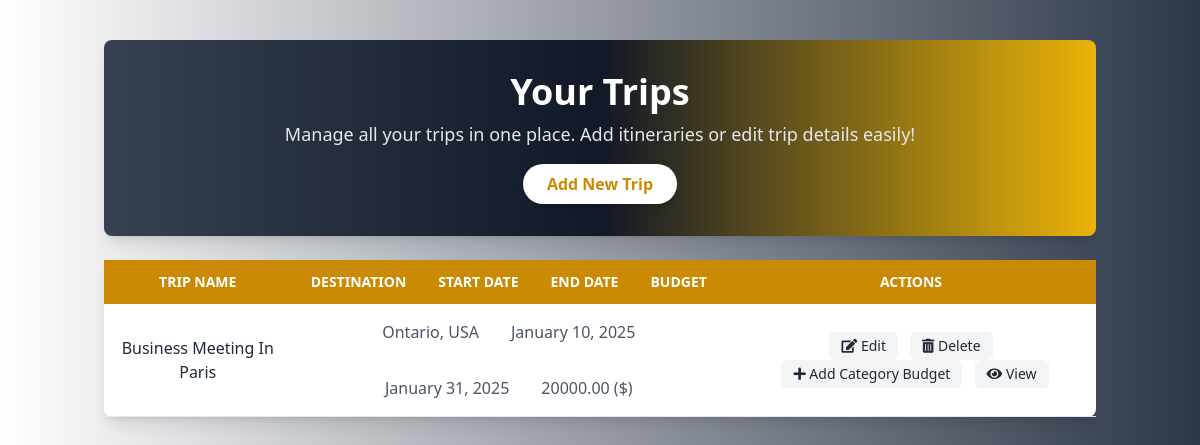
Page /travel/trip_list/ (signed in) on the earlier database version.
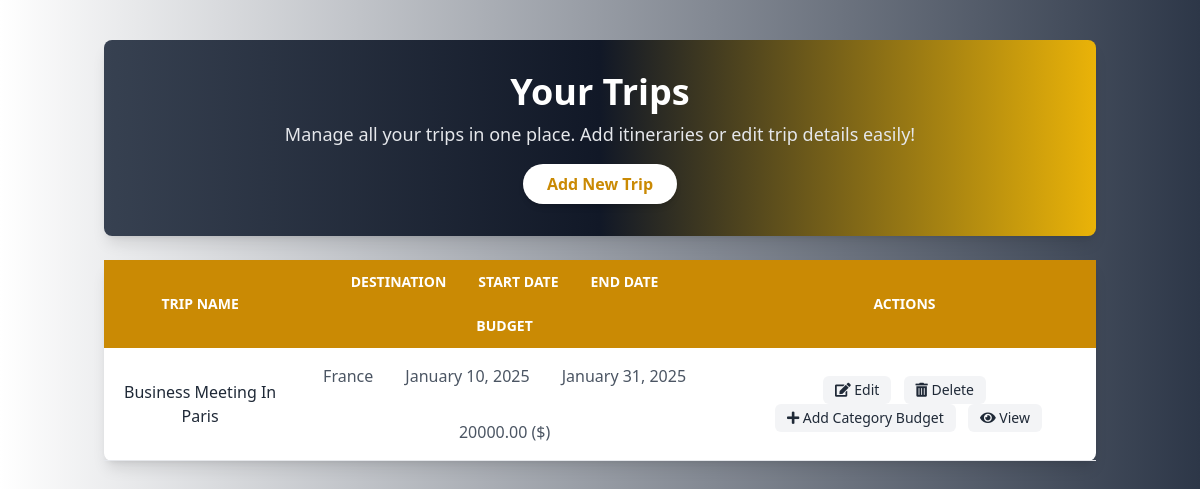
Same page on the later database version.
### travel/models.py (models this page shows, shortened)
class Trip(models.Model):
    user = models.ForeignKey(Account, on_delete=models.CASCADE)
    trip_name = models.CharField(max_length=100)
    destination_name = models.CharField(max_length=100)  # Allows free-text destination input
    start_date = models.DateField()
    end_date = models.DateField()
    budget = models.DecimalField(max_digits=10, decimal_places=2)

### travel/views.py (the view)
# urls.py: path('trip_list/', views.trip_list, name='trip_list'),
def trip_list(request):
    trips = Trip.objects.filter(user=request.user).prefetch_related('category_budgets')
    try:
        user_profile = User_Profile.objects.get(user=request.user)
        preferred_currency = user_profile.preferred_currency
        preferred_currency_symbol = CURRENCY_SYMBOLS.get(preferred_currency, preferred_currency)
    except User_Profile.DoesNotExist:
        preferred_currency = None
        preferred_currency_symbol = None  # Fallback if no profile exists
    return render(request, 'travel/trip_list.html', {
        'trips': trips,
        'preferred_currency': preferred_currency,
        'preferred_currency_symbol': preferred_currency_symbol
    })

### travel/templates/travel/trip_list.html (shortened to what the changed rows need)
{% extends 'Base.html' %}
{% block main %}
<div class="bg-white-gray min-h-screen py-10">
    <div class="container mx-auto px-4">
        <div class="text-center mb-6 bg-gradient-to-r from-gray-700 via-gray-900 to-yellow-500 py-8 rounded-lg shadow-lg">
            <h2 class="text-4xl font-extrabold text-white">Your Trips</h2>
        </div>
        {% if trips %}
            <div class="bg-white shadow-lg rounded-lg ">
                <table class="min-w-full text-center border-collapse">
                    <thead class="bg-yellow-600 text-white">
                        <tr>
                            <th class="px-4 py-3 text-sm font-semibold uppercase">Trip Name</th>
                            <th class="px-4 py-3 text-sm hidden md:inline-block font-semibold uppercase">Destination</th>
                            <th class="px-4 py-3 text-sm hidden md:inline-block font-semibold uppercase">Start Date</th>
                            <th class="px-4 py-3 text-sm hidden md:inline-block font-semibold uppercase">End Date</th>
                            <th class="px-4 py-3 text-sm hidden md:inline-block font-semibold uppercase">Budget</th>
                            <th class="px-4 py-3 text-sm font-semibold uppercase">Actions</th>
                        </tr>
                    </thead>
                    <tbody>
                        {% for trip in trips %}
                            <tr class="border-b hover:bg-gray-50">
                                <td class="px-4 py-4 font-medium text-gray-800">{{ trip.trip_name }}</td>
                                <td class="px-4 py-4 hidden md:inline-block text-gray-600">{{ trip.destination_name }}</td>
                                <td class="px-4 py-4 hidden md:inline-block text-gray-600">{{ trip.start_date|date:"F j, Y" }}</td>
                                <td class="px-4 py-4 hidden md:inline-block text-gray-600">{{ trip.end_date|date:"F j, Y" }}</td>
                                <td class="px-4 py-4 hidden md:inline-block text-gray-600">
                                    {{ trip.budget }}
                                    {% if preferred_currency_symbol %}
                                        ({{ preferred_currency_symbol }})
                                    {% endif %}
                                </td>
                                <td class="px-4 py-4 space-x-2">
                                    <a href="{% url 'edit_trip' trip.id %}" class="inline-block px-3 py-1 bg-gray-100 text-gray-800 text-sm font-medium rounded-md hover:bg-gray-200">
                                        <i class="fas fa-edit"></i> Edit
                                    </a>
                                    <a href="{% url 'delete_trip' trip.id %}" class="md:inline-block px-3 py-1 hidden bg-gray-100 text-gray-800 text-sm font-medium rounded-md hover:bg-gray-200">
                                        <i class="fas fa-trash-alt"></i> Delete
                                    </a>
                                    <a href="{% url 'category_budget' trip.id %}" class="md:inline-block px-3 py-1 hidden bg-gray-100 text-gray-800 text-sm font-medium rounded-md hover:bg-gray-200">
                                        <i class="fas fa-plus"></i> Add Category Budget
                                    </a>
                                    <a href="{% url 'trip_detail' trip.id %}" class="inline-block px-3 py-1 bg-gray-100 text-gray-800 text-sm font-medium rounded-md hover:bg-gray-200">
                                        <i class="fas fa-eye"></i> View
                                    </a>
                                </td>
                            </tr>
                        {% endfor %}
                    </tbody>
                </table>
            </div>
        {% else %}
            <p class="text-center text-gray-500 mt-6">No trips found.
                <a href="{% url 'add_trip' %}" class="text-teal-600 hover:text-teal-700 font-medium">Add a new trip</a>.
            </p>
        {% endif %}
    </div>
</div>
{% endblock %}

Differences in the rows shown:
changed Trip "Business Meeting In Paris": destination_name "Ontario, USA" → "France"
